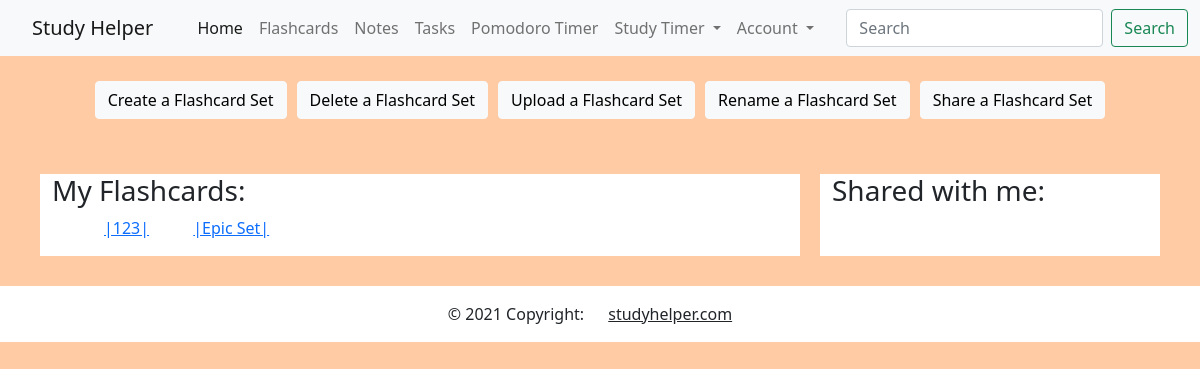
The page /flashcard (signed in) on the database as committed earlier.
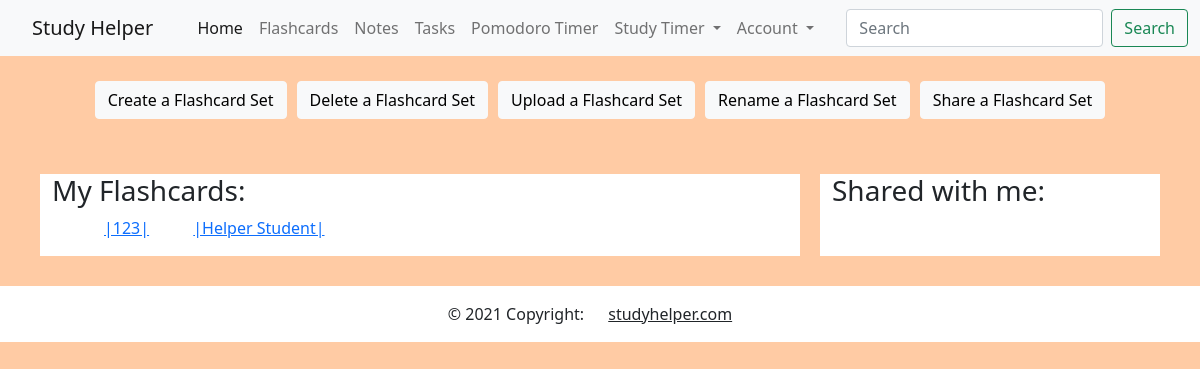
The same page on the database as committed later.
### myapp/models.py (models this page shows)
class Flashcardset(UserMixin, db.Model):
    id = db.Column(db.Integer, primary_key=True)
    author_id = db.Column(db.Integer, db.ForeignKey('user.id'))
    share_id = db.Column(db.Integer)
    name = db.Column(db.String(64), unique=False, index=True)
    cards = db.relationship('Card', backref='set', lazy=True)
    def __repr__(self):
        return f'|{self.name}|'

### myapp/routes.py (the view)
@myapp_obj.route("/flashcard")
@login_required
def display():
    flashcards = Flashcardset.query.filter_by(author_id = current_user.get_id())
    user = User.query.get(current_user.get_id())       #Gets current_user
    share_list = Flashcardshare.query.filter_by(target = user.username)
    return render_template("/flashcard/flashcard_portal.html",
    flashcards = flashcards, share_list = share_list)

### myapp/models.py (called while the page is built)
@login.user_loader
def load_user(id):
    return User.query.get(int(id))

### myapp/templates/flashcard/flashcard_portal.html (shortened to what this page needs)
{% extends "user/user_menu.html" %}
{% block content %}
<link rel="stylesheet" href="{{ url_for('static', filename='css/portal.css') }}">
<ul class="nav justify-content-center">
  <li class="nav-item">
    <a class="btn btn-light" href="/flashcard/create" role="button">Create a Flashcard Set</a>
  </li>
  <li class="nav-item">
    <a class="btn btn-light" href="/flashcard/delete" role="button">Delete a Flashcard Set</a>
  </li>
  <li class="nav-item">
    <a class="btn btn-light" href="/flashcard/upload" role="button">Upload a Flashcard Set</a>
  </li>
  <li class="nav-item">
    <a class="btn btn-light" href="/flashcard/rename" role="button">Rename a Flashcard Set</a>
  </li>
  <li class="nav-item">
    <a class="btn btn-light" href="/flashcard/share" role="button">Share a Flashcard Set</a>
  </li>
</ul>
<div class="container">
  <div class="row">
    <div class="col-8">
      <h3>My Flashcards:</h3>
      <ul>
      {% for cards in flashcards %}
          <a href="/flashcard/display/{{ cards.name }}-{{ cards.id }}">{{ cards }}</a>
      {% endfor %}
      </ul>
    </div>
    <div class ="col-sm">
        <h3>Shared with me:</h3>
  </div>
  </div>
</div>
{% endblock %}

Rows that differ between the two databases and show on the page:
removed Flashcardset: name "|Epic Set|"
now on this page (row edited): Flashcardset: name "|Helper Student|"
